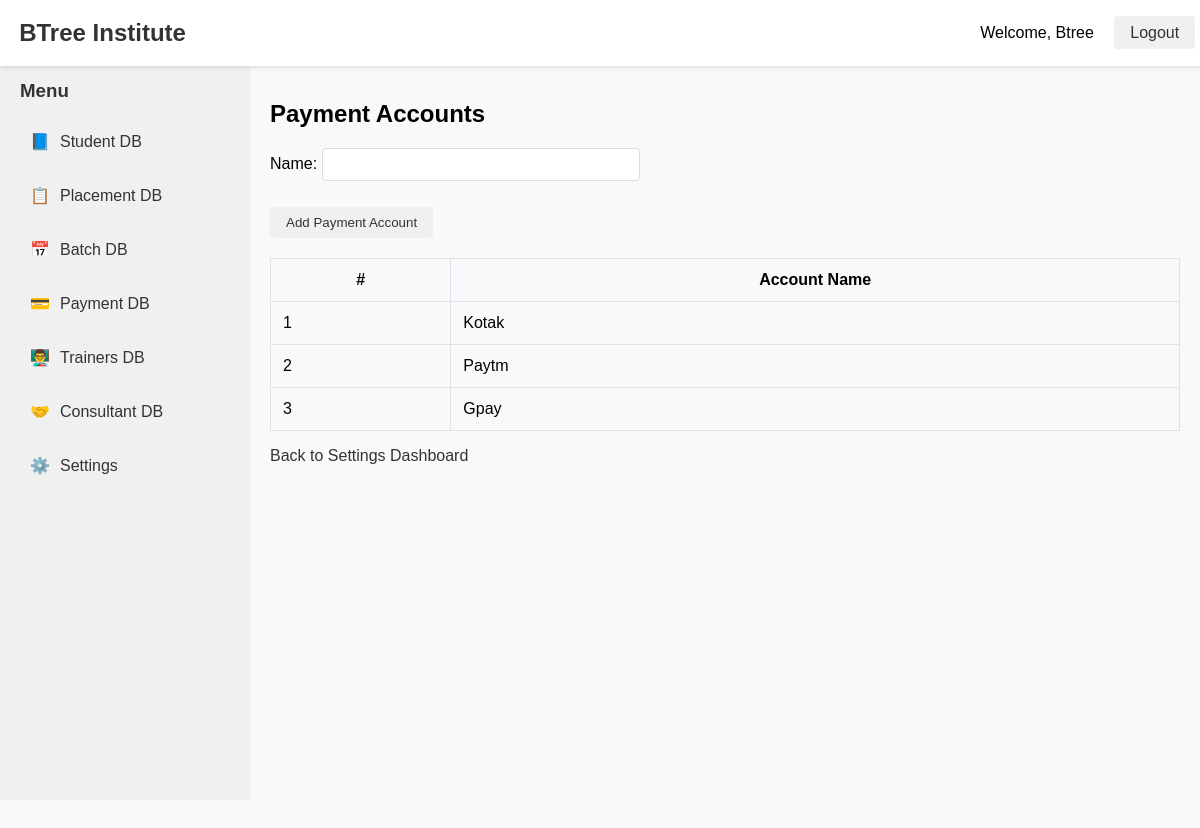
/settings/accounts/ (signed in), run on an earlier commit of the app's database.
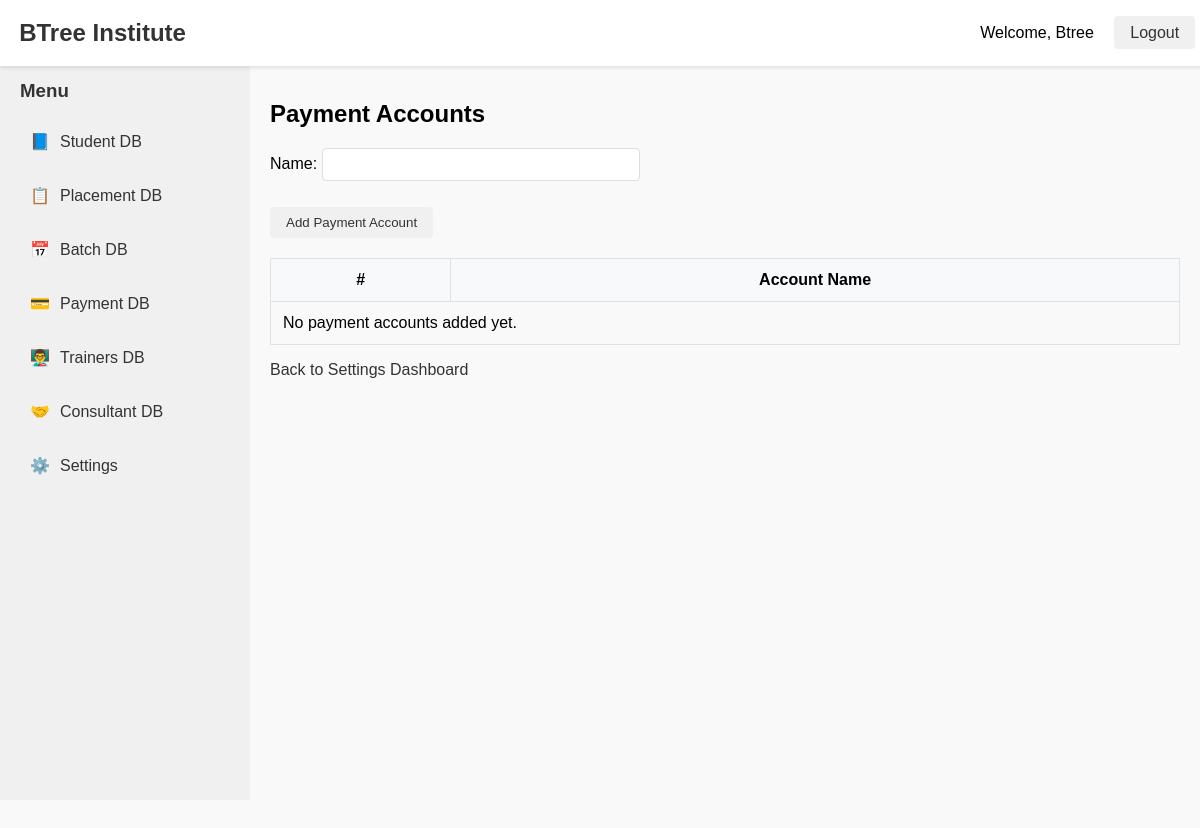
And on a later commit of the database.
### settingsdb/models.py (models this page shows, shortened)
class PaymentAccount(models.Model):
    name = models.CharField(max_length=100, unique=True)

### settingsdb/views.py (the view)
# urls.py: path('accounts/', views.payment_account_list, name='payment_account_list'),
@staff_member_required
def payment_account_list(request):
    accounts = PaymentAccount.objects.all()
    if request.method == 'POST':
        form = PaymentAccountForm(request.POST)
        if form.is_valid():
            form.save()
            return redirect('payment_account_list')
    else:
        form = PaymentAccountForm()
    return render(request, 'settingsdb/payment_account_list.html', {'accounts': accounts, 'form': form})

### settingsdb/forms.py
class PaymentAccountForm(forms.ModelForm):
    class Meta:
        model = PaymentAccount
        fields = ['name']

### templates/settingsdb/payment_account_list.html (shortened to what this page needs)
{% extends "base.html" %}
{% block content %}
<h2>Payment Accounts</h2>
<form method="post" style="margin-bottom: 20px;">
    {{ form.as_p }}
    <button type="submit">Add Payment Account</button>
</form>
<table border="1" cellpadding="5" cellspacing="0" style="width: 100%;">
    <thead>
        <tr>
            <th>#</th>
            <th>Account Name</th>
        </tr>
    </thead>
    <tbody>
        {% for account in accounts %}
        <tr>
            <td>{{ forloop.counter }}</td>
            <td>{{ account.name }}</td>
        </tr>
        {% empty %}
        <tr><td colspan="2">No payment accounts added yet.</td></tr>
        {% endfor %}
    </tbody>
</table>
<a href="{% url 'settings_dashboard' %}">Back to Settings Dashboard</a>
{% endblock %}

What changed in the data, as far as the page shows it:
removed PaymentAccount: name "Kotak"
removed PaymentAccount: name "Paytm"
removed PaymentAccount: name "Gpay"
Also different on the page:
text now shown: "No payment accounts added yet."
